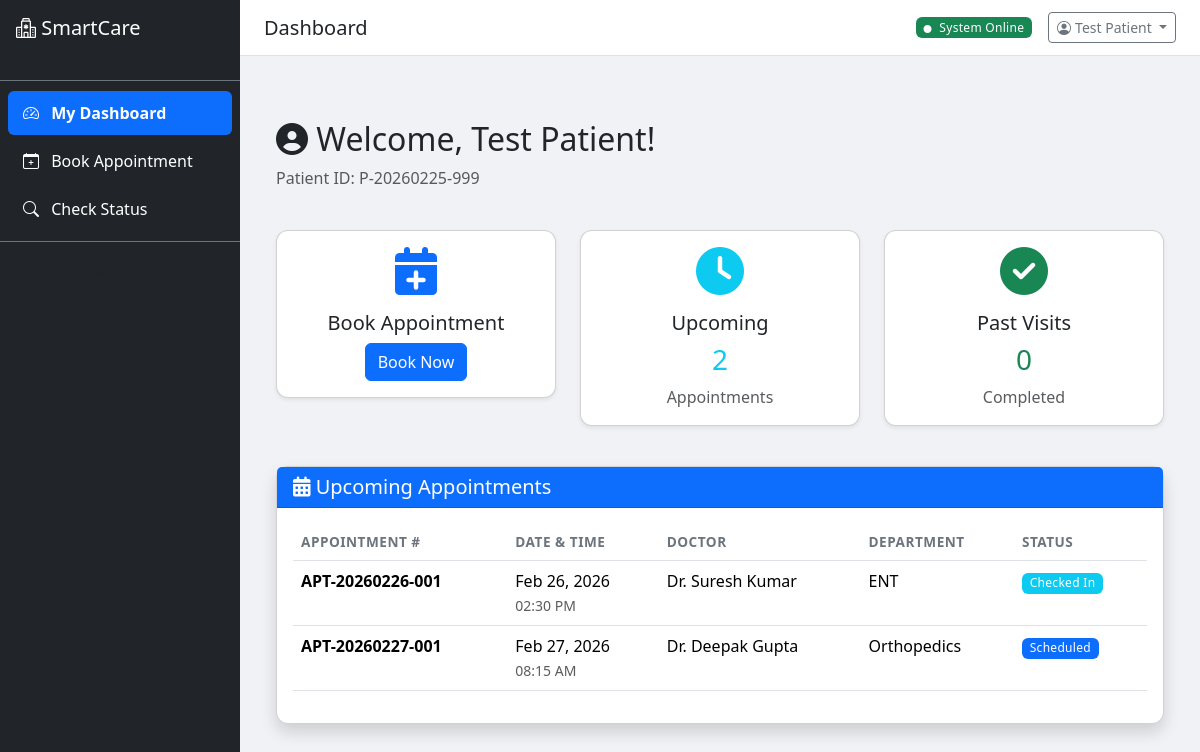
The app's page /patient/dashboard (signed in) with its own data.
### app/models/user.py (models this page shows, shortened)
class User(UserMixin, db.Model):
    __tablename__ = "users"
    id = db.Column(db.Integer, primary_key=True)
    name = db.Column(db.String(150), nullable=False)
    email = db.Column(db.String(120), unique=True, nullable=False, index=True)
    phone = db.Column(db.String(15), nullable=True)
    password_hash = db.Column(db.String(255), nullable=False)
    role = db.Column(db.String(20), nullable=False, default="user")  # user, admin
    is_active = db.Column(db.Boolean, default=True)
    is_verified = db.Column(db.Boolean, default=False)
    created_at = db.Column(db.DateTime, default=datetime.utcnow)
    last_login = db.Column(db.DateTime, nullable=True)
    patient_id = db.Column(db.Integer, db.ForeignKey("patients.id"), nullable=True)
    patient = db.relationship("Patient", backref="user_account", uselist=False)
    def is_admin(self):
        return self.role == "admin"
    def is_user(self):
        return self.role == "user"

### app/models/models.py (models this page shows, shortened)
class Patient(db.Model):
    __tablename__ = "patients"
    id = db.Column(db.Integer, primary_key=True)
    patient_id = db.Column(db.String(20), unique=True, nullable=False)   # e.g. P-20240101-001
    name = db.Column(db.String(150), nullable=False)
    age = db.Column(db.Integer, nullable=False)
    gender = db.Column(db.String(10), nullable=False)
    phone = db.Column(db.String(15))
    email = db.Column(db.String(120))
    blood_group = db.Column(db.String(5))
    medical_history = db.Column(db.Text, default="")
    is_emergency = db.Column(db.Boolean, default=False)
    registered_at = db.Column(db.DateTime, default=datetime.utcnow)
    appointments = db.relationship("Appointment", backref="patient", lazy="dynamic")
    queue_entries = db.relationship("QueueEntry", backref="patient", lazy="dynamic")

class Appointment(db.Model):
    __tablename__ = "appointments"
    id = db.Column(db.Integer, primary_key=True)
    appointment_number = db.Column(db.String(20), unique=True, nullable=False)
    patient_id = db.Column(db.Integer, db.ForeignKey("patients.id"), nullable=False)
    doctor_id = db.Column(db.Integer, db.ForeignKey("doctors.id"), nullable=False)
    department_id = db.Column(db.Integer, db.ForeignKey("departments.id"), nullable=False)
    appointment_date = db.Column(db.Date, nullable=False)
    appointment_time = db.Column(db.Time, nullable=False)
    slot_end_time = db.Column(db.Time, nullable=False)
    status = db.Column(
        db.String(20), default="scheduled"
    )  # scheduled, checked_in, in_progress, completed, cancelled, no_show
    priority_score = db.Column(db.Float, default=0.0)
    estimated_wait_min = db.Column(db.Integer, default=0)
    actual_wait_min = db.Column(db.Integer, nullable=True)
    symptoms = db.Column(db.Text, default="")
    notes = db.Column(db.Text, default="")
    created_at = db.Column(db.DateTime, default=datetime.utcnow)
    checked_in_at = db.Column(db.DateTime, nullable=True)
    completed_at = db.Column(db.DateTime, nullable=True)

class Doctor(db.Model):
    __tablename__ = "doctors"
    id = db.Column(db.Integer, primary_key=True)
    name = db.Column(db.String(150), nullable=False)
    specialization = db.Column(db.String(100), nullable=False)
    department_id = db.Column(db.Integer, db.ForeignKey("departments.id"), nullable=False)
    experience_years = db.Column(db.Integer, default=0)
    avg_consultation_min = db.Column(db.Integer, default=15)
    max_patients_per_day = db.Column(db.Integer, default=40)
    is_available = db.Column(db.Boolean, default=True)
    shift_start = db.Column(db.Time, default=time(8, 0))
    shift_end = db.Column(db.Time, default=time(17, 0))
    rating = db.Column(db.Float, default=4.0)
    appointments = db.relationship("Appointment", backref="doctor", lazy="dynamic")

class Department(db.Model):
    __tablename__ = "departments"
    id = db.Column(db.Integer, primary_key=True)
    name = db.Column(db.String(100), nullable=False, unique=True)
    floor = db.Column(db.Integer, default=1)
    max_capacity = db.Column(db.Integer, default=50)
    avg_consultation_min = db.Column(db.Integer, default=15)
    is_active = db.Column(db.Boolean, default=True)
    doctors = db.relationship("Doctor", backref="department", lazy="dynamic")
    appointments = db.relationship("Appointment", backref="department", lazy="dynamic")

### app/routes/patient_portal.py (the view)
@patient_portal_bp.route("/dashboard")
@user_required
def dashboard():
    if not current_user.patient:
        flash("Please complete your profile to view appointments.", "warning")
        return redirect(url_for("patient_portal.home"))
    patient = current_user.patient
    today = date.today()
    upcoming = Appointment.query.filter(
        Appointment.patient_id == patient.id,
        Appointment.appointment_date >= today,
        Appointment.status.in_(["scheduled", "checked_in"])
    ).order_by(Appointment.appointment_date, Appointment.appointment_time).all()
    past = Appointment.query.filter(
        Appointment.patient_id == patient.id,
        Appointment.appointment_date < today
    ).order_by(Appointment.appointment_date.desc()).limit(5).all()
    today_appts = Appointment.query.filter(
        Appointment.patient_id == patient.id,
        Appointment.appointment_date == today
    ).order_by(Appointment.appointment_time).all()
    return render_template(
        "patient/dashboard.html",
        patient=patient,
        upcoming=upcoming,
        past=past,
        today_appts=today_appts
    )

### app/templates/patient/dashboard.html (shortened to what this page needs)
{% extends "base.html" %}
{% block content %}
<div class="container mt-4">
    <div class="row mb-4">
        <div class="col-12">
            <h2><i class="fas fa-user-circle"></i> Welcome, {{ current_user.name }}!</h2>
            <p class="text-muted">Patient ID: {{ patient.patient_id }}</p>
        </div>
    </div>
    <div class="row mb-4">
        <div class="col-md-4 mb-3">
            <div class="card text-center shadow-sm">
                <div class="card-body">
                    <i class="fas fa-calendar-plus fa-3x text-primary mb-3"></i>
                    <h5>Book Appointment</h5>
                    <a href="{{ url_for('patient_portal.book') }}" class="btn btn-primary">Book Now</a>
                </div>
            </div>
        </div>
        <div class="col-md-4 mb-3">
            <div class="card text-center shadow-sm">
                <div class="card-body">
                    <i class="fas fa-clock fa-3x text-info mb-3"></i>
                    <h5>Upcoming</h5>
                    <h3 class="text-info">{{ upcoming|length }}</h3>
                    <p class="text-muted mb-0">Appointments</p>
                </div>
            </div>
        </div>
        <div class="col-md-4 mb-3">
            <div class="card text-center shadow-sm">
                <div class="card-body">
                    <i class="fas fa-check-circle fa-3x text-success mb-3"></i>
                    <h5>Past Visits</h5>
                    <h3 class="text-success">{{ past|length }}</h3>
                    <p class="text-muted mb-0">Completed</p>
                </div>
            </div>
        </div>
    </div>
    <div class="row mb-4">
        <div class="col-12">
            <div class="card shadow">
                <div class="card-header bg-primary text-white">
                    <h5 class="mb-0"><i class="fas fa-calendar-alt"></i> Upcoming Appointments</h5>
                </div>
                <div class="card-body">
                    {% if upcoming %}
                    <div class="table-responsive">
                        <table class="table table-hover">
                            <thead>
                                <tr>
                                    <th>Appointment #</th>
                                    <th>Date & Time</th>
                                    <th>Doctor</th>
                                    <th>Department</th>
                                    <th>Status</th>
                                </tr>
                            </thead>
                            <tbody>
                                {% for appt in upcoming %}
                                <tr>
                                    <td><strong>{{ appt.appointment_number }}</strong></td>
                                    <td>
                                        {{ appt.appointment_date.strftime('%b %d, %Y') }}<br>
                                        <small class="text-muted">{{ appt.appointment_time.strftime('%I:%M %p') }}</small>
                                    </td>
                                    <td>Dr. {{ appt.doctor.name }}</td>
                                    <td>{{ appt.department.name }}</td>
                                    <td>
                                        {% if appt.status == 'scheduled' %}
                                        <span class="badge bg-primary">Scheduled</span>
                                        {% elif appt.status == 'checked_in' %}
                                        <span class="badge bg-info">Checked In</span>
                                        {% endif %}
                                    </td>
                                </tr>
                                {% endfor %}
                            </tbody>
                        </table>
                    </div>
                    {% else %}
                    <div class="alert alert-info mb-0">
                        <i class="fas fa-info-circle"></i> No upcoming appointments.
                        <a href="{{ url_for('patient_portal.book') }}" class="alert-link">Book one now</a>
                    </div>
                    {% endif %}
                </div>
            </div>
        </div>
    </div>
</div>
{% endblock %}

### app/templates/base.html (shortened to what this page needs)
<!DOCTYPE html>
<html lang="en" data-bs-theme="light">
<head>
    <link href="https://cdn.jsdelivr.net/npm/bootstrap@5.3.2/dist/css/bootstrap.min.css" rel="stylesheet">
    <link href="https://cdn.jsdelivr.net/npm/bootstrap-icons@1.11.2/font/bootstrap-icons.css" rel="stylesheet">
    <link rel="stylesheet" href="https://cdnjs.cloudflare.com/ajax/libs/font-awesome/6.4.0/css/all.min.css">
    <link href="{{ url_for('static', filename='css/style.css') }}" rel="stylesheet">
</head>
<body>
    {% if current_user.is_authenticated %}
    <div class="d-flex">
        <nav class="sidebar bg-dark text-white">
            <div class="sidebar-header p-3 border-bottom border-secondary">
                <h5 class="mb-0">
                    <i class="bi bi-hospital"></i> SmartCare
                </h5>
                <small class="text-muted">Queue Optimizer</small>
            </div>
            <ul class="nav flex-column p-2">
                {% if current_user.is_admin() %}
                <li class="nav-item">
                    <a class="nav-link text-white {% if request.endpoint == 'dashboard.index' %}active bg-primary rounded{% endif %}"
                       href="{{ url_for('dashboard.index') }}">
                        <i class="bi bi-speedometer2 me-2"></i> Dashboard
                    </a>
                </li>
                <li class="nav-item">
                    <a class="nav-link text-white {% if 'appointments' in request.endpoint|default('') %}active bg-primary rounded{% endif %}"
                       href="{{ url_for('appointments.list_appointments') }}">
                        <i class="bi bi-calendar-check me-2"></i> Appointments
                    </a>
                </li>
                <li class="nav-item">
                    <a class="nav-link text-white {% if 'queue' in request.endpoint|default('') %}active bg-primary rounded{% endif %}"
                       href="{{ url_for('queue.view_queue') }}">
                        <i class="bi bi-people me-2"></i> Live Queue
                    </a>
                </li>
                <li class="nav-item">
                    <a class="nav-link text-white {% if 'doctors' in request.endpoint|default('') %}active bg-primary rounded{% endif %}"
                       href="{{ url_for('doctors.list_doctors') }}">
                        <i class="bi bi-person-badge me-2"></i> Doctors
                    </a>
                </li>
                <li class="nav-item mt-3">
                    <small class="text-muted px-3">MANAGEMENT</small>
                </li>
                <li class="nav-item">
                    <a class="nav-link text-white {% if 'admin_mgmt.list_doctors' in request.endpoint|default('') %}active bg-primary rounded{% endif %}"
                       href="{{ url_for('admin_mgmt.list_doctors') }}">
                        <i class="fas fa-user-md me-2"></i> Manage Doctors
                    </a>
                </li>
                <li class="nav-item">
                    <a class="nav-link text-white {% if 'admin_mgmt.list_departments' in request.endpoint|default('') %}active bg-primary rounded{% endif %}"
                       href="{{ url_for('admin_mgmt.list_departments') }}">
                        <i class="fas fa-hospital me-2"></i> Manage Departments
                    </a>
                </li>
                {% else %}
                <li class="nav-item">
                    <a class="nav-link text-white {% if request.endpoint == 'patient_portal.dashboard' %}active bg-primary rounded{% endif %}"
                       href="{{ url_for('patient_portal.dashboard') }}">
                        <i class="bi bi-speedometer2 me-2"></i> My Dashboard
                    </a>
                </li>
                <li class="nav-item">
                    <a class="nav-link text-white {% if request.endpoint == 'patient_portal.book' %}active bg-primary rounded{% endif %}"
                       href="{{ url_for('patient_portal.book') }}">
                        <i class="bi bi-calendar-plus me-2"></i> Book Appointment
                    </a>
                </li>
                <li class="nav-item">
                    <a class="nav-link text-white {% if request.endpoint == 'patient_portal.check_status' %}active bg-primary rounded{% endif %}"
                       href="{{ url_for('patient_portal.check_status') }}">
                        <i class="bi bi-search me-2"></i> Check Status
                    </a>
                </li>
                {% endif %}
            </ul>
            <div class="p-3 mt-auto border-top border-secondary">
                <small class="text-muted">
                    <i class="bi bi-clock me-1"></i>
                    <span id="live-clock"></span>
                </small>
            </div>
        </nav>
        <main class="main-content flex-grow-1">
            <div class="topbar bg-white border-bottom px-4 py-2 d-flex justify-content-between align-items-center">
                <h5 class="mb-0">{% block page_title %}Dashboard{% endblock %}</h5>
                <div class="d-flex align-items-center gap-3">
                    <span class="badge bg-success">
                        <i class="bi bi-circle-fill me-1" style="font-size:8px"></i> System Online
                    </span>
                    <div class="dropdown">
                        <button class="btn btn-sm btn-outline-secondary dropdown-toggle" type="button" data-bs-toggle="dropdown">
                            <i class="bi bi-person-circle me-1"></i>{{ current_user.name }}
                        </button>
                    </div>
                </div>
            </div>
            <div class="px-4 pt-3">
            </div>
            <div class="p-4">
                {% block content %}{% endblock %}
            </div>
        </main>
    </div>
    {% endif %}
</body>
</html>

### records on screen
User: name "Test Patient"
Patient: patient_id "P-20260225-999"
Appointment: appointment_number "APT-20260226-001", appointment_date "Feb 26, 2026", appointment_time "02:30 PM", doctor.name "Suresh Kumar", department.name "ENT", status "Checked In"
Appointment: appointment_number "APT-20260227-001", appointment_date "Feb 27, 2026", appointment_time "08:15 AM", doctor.name "Deepak Gupta", department.name "Orthopedics", status "Scheduled"

### other values on screen
{{ upcoming|length }} "2"
{{ past|length }} "0"
